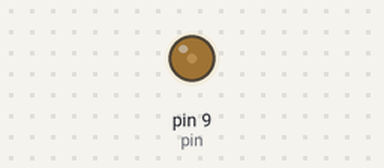
A sketch run on a simulated Arduino Uno, built with avr-gcc and run on an emulated ATmega328P. Parts: output pins drawn as LEDs (lit = HIGH).

Above: at 0.05 s.
At 0.2 s:
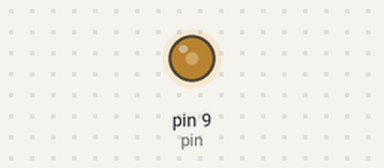
At 0.3 s:
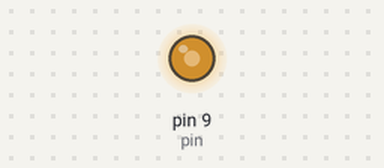
At 0.4 s:
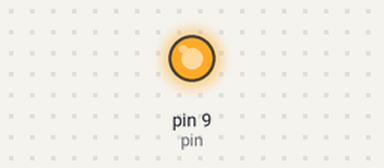
Timing chart, 0 to 3.0 s (numbered marks = the images above):
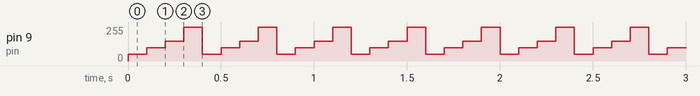

Measured:
- by itself, pin 9 (pin): repeats every 0.40 s: 100/255 0.10 s, 150/255 0.10 s, 255/255 0.10 s, 50/255 0.10 s

The sketch:

Analog_write.ino
```cpp
int pin = 9;
void setup() {
  // put your setup code here, to run once:
  pinMode(pin,OUTPUT);
}

void loop() {
  // put your main code here, to run repeatedly:
  analogWrite(pin,50);
  delay(100);
  analogWrite(pin,100);
  delay(100);
  analogWrite(pin,150);
  delay(100);
  analogWrite(pin,255);
  delay(100);
}
```
